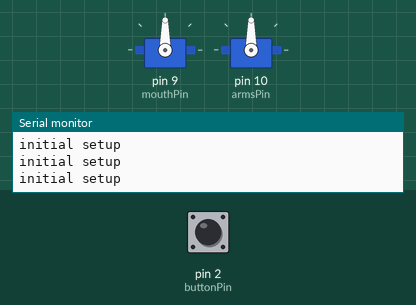
A sketch run on a simulated Arduino Uno, built with avr-gcc and run on an emulated ATmega328P. Parts: 2 × servo, the last lines printed to the serial monitor. The test bench sets the inputs (shaded band); at power-on: pin 2 (buttonPin) LOW.

Above: at 0.8 s.
0.9 s: pin 2 (buttonPin) pulled HIGH for 0.15 s
At 1.5 s:
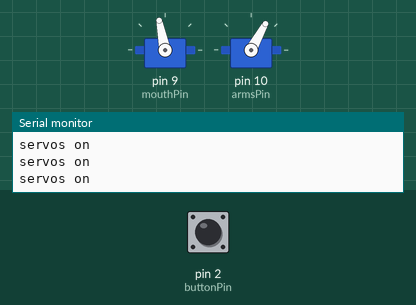
At 2.11 s:
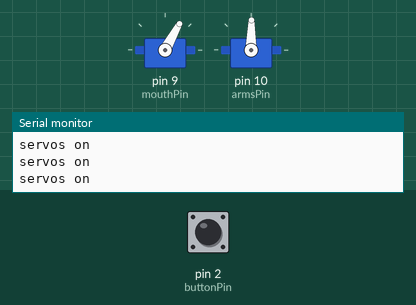
3.9 s: pin 2 (buttonPin) pulled HIGH for 1 s
At 3.9 s:
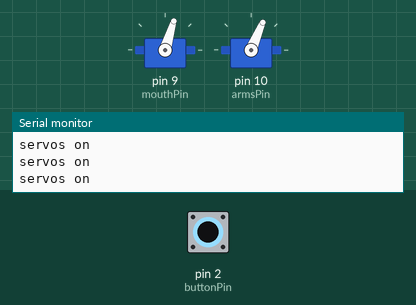
6.4 s: pin 2 (buttonPin) pulled HIGH for 0.15 s
9.5 s: pin 2 (buttonPin) pulsed HIGH 5 times (0.12 s each, 0.3 s apart)
12.5 s: pin 2 (buttonPin) pulled HIGH for 3.2 s
At 15.85 s:
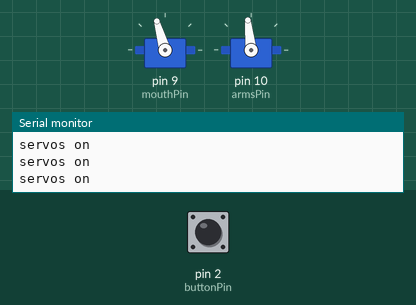
18.7 s: pin 2 (buttonPin) pulsed HIGH 2 times (0.12 s each, 0.3 s apart)
Timing chart, 0 to 36.4 s (numbered marks = the images above; inputs shaded):
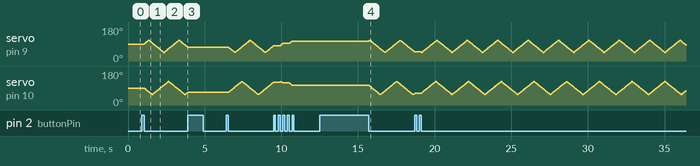

The sketch:

animatronic_cactus_code.ino
```cpp
#include <Servo.h>

Servo mouthServo;
Servo armsServo;
const int mouthPin = 9;
const int armsPin = 10;
const int buttonPin = 2;
bool servosState = false;

int mouthServoPos = 90;
int armsServoPos = 90;
int mouthServoDir = 1;
int armsServoDir = 1;
int buttonState = 0;

void setup() {
  Serial.begin(9600);
  mouthServo.attach(mouthPin);
  armsServo.attach(armsPin);
  pinMode(buttonPin, INPUT);

  mouthServo.write(mouthServoPos);
  armsServo.write(armsServoPos);
  buttonState = digitalRead(buttonPin);
  while(!buttonState) {
    Serial.println("initial setup");
    buttonState = digitalRead(buttonPin);
  }
}

void loop() {
  buttonState = digitalRead(buttonPin);
  if(buttonState) {
    while(buttonState) {
      buttonState = digitalRead(buttonPin);
    }
    servosState = !servosState;
  }
  if(servosState) {
    //turn on servos
    if(mouthServoDir) {
      mouthServoPos++;
      if(mouthServoPos >= 110) {
        mouthServoDir = !mouthServoDir;
      }
    } else {
      mouthServoPos--;
      if(mouthServoPos <= 45) {
        mouthServoDir = !mouthServoDir;
      }
    }
    if(armsServoDir) {
      armsServoPos--;
      if(armsServoPos <= 55) {
        armsServoDir = !armsServoDir;
      }
    } else {
      armsServoPos++;
      if(armsServoPos >= 125) {
        armsServoDir = !armsServoDir;
      }
    }
    mouthServo.write(mouthServoPos);
    armsServo.write(armsServoPos);
    delay(15);
    Serial.println("servos on");
  } else {
    //turn off servos
    mouthServo.write(mouthServoPos);
    armsServo.write(armsServoPos);
    delay(15);
    Serial.println("servos off");
  }
}
```

Measured:
- after the input at 3.9 s, servo on pin 9 (mouthPin): stops changing and stays 73°; servo on pin 10 (armsPin): stops changing and stays 67°
